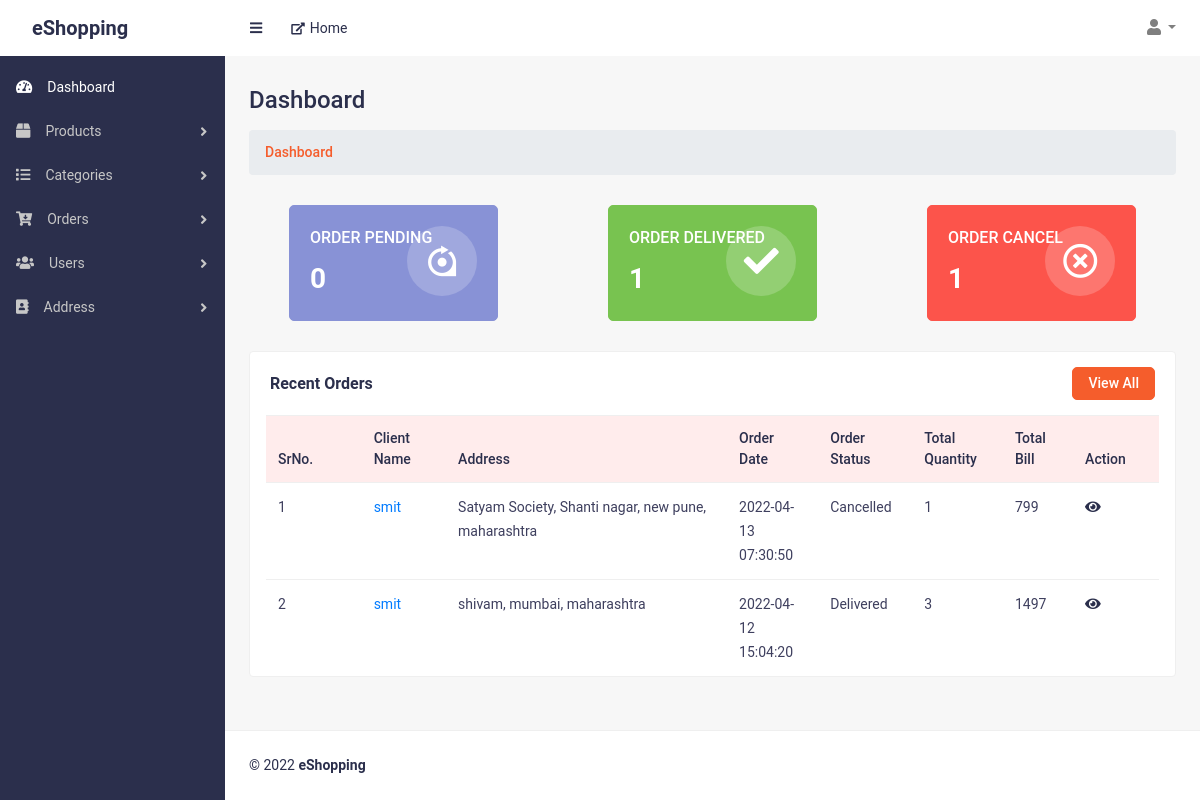
Screenshot of /index.php (signed in) with the database file from the repository.
### tables this page shows
CREATE TABLE `orders` (
  `id` int(11) NOT NULL,
  `userId` int(11) NOT NULL,
  `totalPrice` int(11) NOT NULL,
  `totalQuantity` int(11) NOT NULL,
  `orderStatus` tinyint(2) NOT NULL,
  `modifiedDate` datetime DEFAULT NULL,
  `createdDate` datetime DEFAULT NULL,
  `status` tinyint(2) NOT NULL DEFAULT 0
);

CREATE TABLE `users` (
  `id` int(11) NOT NULL,
  `username` varchar(50) NOT NULL,
  `email` varchar(50) NOT NULL,
  `password` varchar(150) NOT NULL,
  `firstname` varchar(50) NOT NULL,
  `lastname` varchar(50) NOT NULL,
  `gender` tinyint(2) NOT NULL,
  `mobile` varchar(12) NOT NULL,
  `phone` varchar(12) NOT NULL,
  `interestList` varchar(100) DEFAULT NULL,
  `modifiedDate` datetime DEFAULT NULL,
  `createdDate` datetime DEFAULT NULL,
  `status` tinyint(2) NOT NULL DEFAULT 0
);

CREATE TABLE `orderaddress` (
  `id` int(11) NOT NULL,
  `orderId` int(11) NOT NULL,
  `streetName` varchar(50) NOT NULL,
  `cityId` int(11) NOT NULL,
  `countryId` int(11) NOT NULL,
  `stateId` int(11) NOT NULL,
  `modifiedDate` datetime DEFAULT NULL,
  `createdDate` datetime DEFAULT NULL,
  `status` tinyint(2) NOT NULL DEFAULT 0
);

CREATE TABLE `cities` (
  `id` int(11) NOT NULL,
  `city` varchar(50) NOT NULL,
  `stateId` int(11) NOT NULL,
  `countryId` int(11) NOT NULL,
  `modifiedDate` datetime DEFAULT NULL,
  `createdDate` datetime DEFAULT NULL,
  `status` tinyint(4) NOT NULL DEFAULT 0
);

CREATE TABLE `states` (
  `id` int(11) NOT NULL,
  `state` varchar(50) NOT NULL,
  `countryId` int(11) NOT NULL,
  `modifiedDate` datetime DEFAULT NULL,
  `createdDate` datetime DEFAULT NULL,
  `status` tinyint(2) NOT NULL DEFAULT 0
);

### handler/dbHandler.php (called while the page is built, shortened)
<?php
class DBConnection
{
    private $hostname = "localhost";
    private $username = "root";
    private $password = "";
    private $database = "eshopping";
    private $conn;
    function __construct()
    {
        $this->conn = new mysqli($this->hostname, $this->username, $this->password, $this->database);
    }
    function getConnection()
    {
        return $this->conn;
    }
}

### handler/orderHandler.php (called while the page is built, shortened)
<?php
require_once("dbHandler.php");
class OrderHandler extends DBConnection
{
    function getRecentOrders($limit)
    {
        $sql = "SELECT orders.*, users.username, oa.streetName, cities.city, states.state, countries.country FROM orders JOIN users ON users.id=orders.userId JOIN orderaddress as oa ON oa.orderId=orders.id JOIN cities ON oa.cityId=cities.id JOIN states ON oa.stateId=states.id JOIN countries ON countries.id=oa.countryId WHERE orders.status=0 AND users.status=0 AND oa.status=0 AND cities.status=0 AND states.status=0 AND countries.status=0 ORDER BY orders.id DESC LIMIT $limit";
        $result = $this->getConnection()->query($sql);
        $records = [];
        if ($result->num_rows > 0) {
            while ($row = $result->fetch_assoc()) {
                array_push($records, $row);
            }
        } else {
            $records = [];
        }
        return $records;
    }
    function TotalPending($search = '')
    {
        $search_ = ($search == '') ? 1 : "users.username LIKE '%" . $search . "%'";
        $sql = "SELECT count(*) AS total FROM orders JOIN users ON users.id=orders.userId WHERE $search_ AND orders.orderStatus=0 AND orders.status=0 AND users.status=0";
        $result = $this->getConnection()->query($sql);
        if ($result && $result->num_rows > 0) {
            return $result->fetch_assoc()["total"];
        }
        return 0;
    }
    function TotalCompleted($search = '')
    {
        $search_ = ($search == '') ? 1 : "users.username LIKE '%" . $search . "%'";
        $sql = "SELECT count(*) AS total FROM orders JOIN users ON users.id=orders.userId WHERE $search_ AND orders.orderStatus=1 AND orders.status=0 AND users.status=0";
        $result = $this->getConnection()->query($sql);
        if ($result && $result->num_rows > 0) {
            return $result->fetch_assoc()["total"];
        }
        return 0;
    }
    function TotalCancelled($search = '')
    {
        $search_ = ($search == '') ? 1 : "users.username LIKE '%" . $search . "%'";
        $sql = "SELECT count(*) AS total FROM orders JOIN users ON users.id=orders.userId WHERE $search_ AND orders.orderStatus=2 AND orders.status=0 AND users.status=0";
        $result = $this->getConnection()->query($sql);
        if ($result && $result->num_rows > 0) {
            return $result->fetch_assoc()["total"];
        }
        return 0;
    }
}

### index.php (the view, shortened to what this page needs)
<?php
require("./handler/orderHandler.php");
$obj = new OrderHandler();
$orders = $obj->getRecentOrders(5);
$totalPending = $obj->TotalPending();
$totalCompleted = $obj->TotalCompleted();
$totalCancelled = $obj->TotalCancelled();
?>
<!DOCTYPE html>
<html lang="en">
<head>
	<link href="css/styles.css" rel="stylesheet">
	<link href="css/admin-style.css" rel="stylesheet">
	<link href="vendor/bootstrap/css/bootstrap.min.css" rel="stylesheet">
	<link href="vendor/fontawesome-free/css/all.min.css" rel="stylesheet">
</head>
<body class="sb-nav-fixed">
	<?php
	include_once("./includes/header.php");
	?>
	<div id="layoutSidenav">
		<div id="layoutSidenav_nav">
			<?php
			include_once("./includes/sidebar.php");
			?>
		</div>
		<div id="layoutSidenav_content">
			<main>
				<div class="container-fluid">
					<h2 class="mt-30 page-title">Dashboard</h2>
					<ol class="breadcrumb mb-30">
						<li class="breadcrumb-item active">Dashboard</li>
					</ol>
					<div class="row d-flex justify-content-around">
						<div class="col-xl-3 col-md-6">
							<div class="dashboard-report-card purple">
								<div class="card-content">
									<span class="card-title">Order Pending</span>
									<span class="card-count"><?= $totalPending ?></span>
								</div>
								<div class="card-media">
									<i class="fab fa-rev"></i>
								</div>
							</div>
						</div>
						<div class="col-xl-3 col-md-6">
							<div class="dashboard-report-card success">
								<div class="card-content">
									<span class="card-title">ORDER Delivered</span>
									<span class="card-count"><?= $totalCompleted ?></span>
								</div>
								<div class="card-media">
									<i class="fas fa-check"></i>
								</div>
							</div>
						</div>
						<div class="col-xl-3 col-md-6">
							<div class="dashboard-report-card red">
								<div class="card-content">
									<span class="card-title">Order Cancel</span>
									<span class="card-count"><?= $totalCancelled ?></span>
								</div>
								<div class="card-media">
									<i class="far fa-times-circle"></i>
								</div>
							</div>
						</div>
						<div class="col-xl-12 col-md-12">
							<div class="card card-static-2 mb-30">
								<div class="card-title-2">
									<h4><b>Recent Orders</b></h4>
									<a href="orders.php" class="view-btn hover-btn">View All</a>
								</div>
								<div class="card-body-table px-3">
									<div class="table-responsive">
										<table class="table ucp-table table-hover">
											<thead>
											<tr>
													<th style="width:120px">SrNo.</th>
													<th style="width:100px">Client Name</th>
													<th style="width:400px">Address</th>
													<th style="width:100px">Order Date</th>
													<th style="width:100px">Order Status</th>
													<th style="width:100px">Total Quantity</th>
													<th style="width:80px">Total Bill</th>
													<th style="width:100px">Action</th>
												</tr>
											</thead>
											<tbody>
												<?php
												if (count($orders) > 0) {
													$srno = 1;
													foreach ($orders as $order) {
												?>
														<tr>
															<td><?= $srno++ ?></td>
															<td>
																<a href="view_customer.php?view=<?= $order["userId"] ?>" target="_blank"><?= $order["username"] ?></a>
															</td>
															<td><?= $order["streetName"] . ", " . $order["city"] . ", " . $order["state"] ?></td>
															<td>
																<span class="delivery-time"><?= $order["createdDate"] ?></span>
															</td>
															<td>
																<?php
																	switch($order["orderStatus"]){
																		case 1;
																			echo "Delivered";
																			break;
																		case 2;
																			echo "Cancelled";
																			break;
																	}
																?>
															</td>
															<td><?= $order["totalQuantity"] ?></td>
															<td><?= $order["totalPrice"] ?></td>
															<td class="action-btns">
                                                                <a href="view_order.php?view=<?=$order["id"]?>" class="view-shop-btn" title="View"><i class="fas fa-eye"></i></a>
                                                            </td>
														</tr>
												<?php
													}
												} else {
													echo "<tr><td colspan=7>No Record Found!!</td></tr>";
												}
												?>
											</tbody>
										</table>
									</div>
								</div>
							</div>
						</div>
					</div>
				</div>
			</main>
			<?php
			include_once("./includes/footer.php");
			?>
		</div>
	</div>
</body>
</html>

### css/styles.css (style rules this page uses)
html { font-family: roboto, sans-serif !important; line-height: 1.15; -webkit-text-size-adjust: 100%; -webkit-tap-highlight-color: transparent }
article, aside, figcaption, figure, footer, header, hgroup, main, nav, section { display: block }
body { margin: 0; font-family: roboto, sans-serif !important; font-size: 1rem; font-weight: 400; line-height: 1.5; color: #2b2f4c; text-align: left; background-color: #f7f7f7 }
h1, h2, h3, h4, h5, h6 { margin-top: 0; margin-bottom: .5rem }
ol, ul, dl { margin-top: 0; margin-bottom: 1rem }
b, strong { font-weight: bolder }
a { color: #007bff; text-decoration: none; background-color: transparent }
table { border-collapse: collapse }
th { text-align: inherit }
h1, h2, h3, h4, h5, h6, .h1, .h2, .h3, .h4, .h5, .h6 { margin-bottom: .5rem; font-weight: 500; line-height: 1.2 }
h2, .h2 { font-size: 2rem }
h4, .h4 { font-size: 1.5rem }
html, body { height: 100% }
.container, .container-fluid, .container-sm, .container-md, .container-lg, .container-xl { padding-left: 1.5rem; padding-right: 1.5rem }
#layoutSidenav { display: flex }
#layoutSidenav #layoutSidenav_nav { flex-basis: 225px; flex-shrink: 0; transition: transform .15s ease-in-out; z-index: 1038; transform: translateX(-225px) }
#layoutSidenav #layoutSidenav_content { position: relative; display: flex; flex-direction: column; justify-content: space-between; min-width: 0; flex-grow: 1; min-height: calc(100vh - 56px); margin-left: -225px }
@media (min-width:992px) { #layoutSidenav #layoutSidenav_nav { transform: translateX(0) } }
@media (min-width:992px) { #layoutSidenav #layoutSidenav_content { margin-left: 0; transition: margin .15s ease-in-out } }
.sb-nav-fixed #layoutSidenav #layoutSidenav_nav { width: 225px; height: 100vh; z-index: 1038 }
.sb-nav-fixed #layoutSidenav #layoutSidenav_content { padding-left: 225px; top: 56px; background-color: #f7f7f7 !important }

### rows the page displays
orders: userId.username "smit", orderaddress.streetName "Satyam Society, Shanti nagar", cities.city "new pune", states.state "maharashtra", createdDate "2022-04-13 07:30:50", orderStatus "Cancelled", totalQuantity "1", totalPrice "799"
orders: userId.username "smit", orderaddress.streetName "shivam", cities.city "mumbai", states.state "maharashtra", createdDate "2022-04-12 15:04:20", orderStatus "Delivered", totalQuantity "3", totalPrice "1497"

### other values shown
$totalPending "0"
$totalCompleted "1"
$totalCancelled "1"
